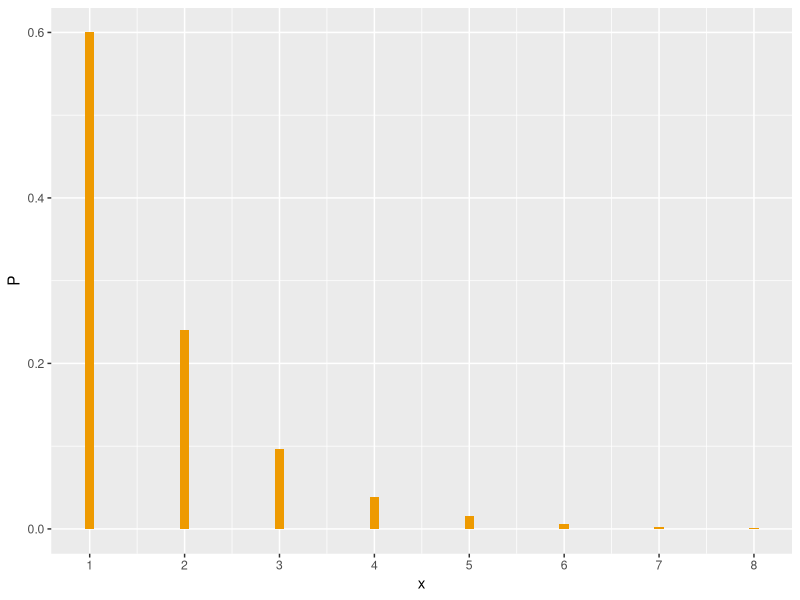

The R source for this figure:
library(ggplot2)
x <- 1:8
p <- 0.6
P <- (1-p)^(x-1)*p
dat <- data.frame(x,P)
ggplot(data=dat, aes(x=x, y=P)) +
  geom_bar(stat="identity", width=0.1,fill="orange2") + 
  scale_x_continuous(breaks = seq(0, 10, by = 1))
